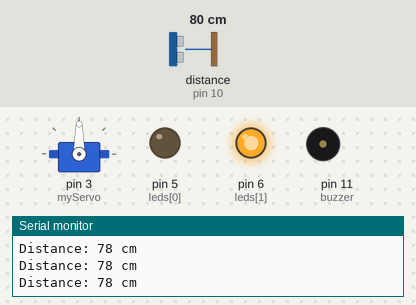
Bench run of a sketch on a simulated Arduino Uno, built with avr-gcc and run on an emulated ATmega328P. Parts: servo, output pins drawn as LEDs (lit = HIGH), buzzer (waves = sounding), the last lines printed to the serial monitor. Wiring (inferred from the names in the program): ultrasonic range finder: trigger pin 9; echo pin 10. Inputs (shaded band) come from the test bench; at power-on: distance to the obstacle (sensor on pin 10) 80 cm. The echo pulse lasts 58.3 µs per cm; pins used as bus, display or sensor lines are not drawn.

Above: at 1.3 s.
1.4 s: distance to the obstacle (sensor on pin 10) set to 17 cm
2.9 s: distance to the obstacle (sensor on pin 10) set to 13 cm
At 3.07 s:
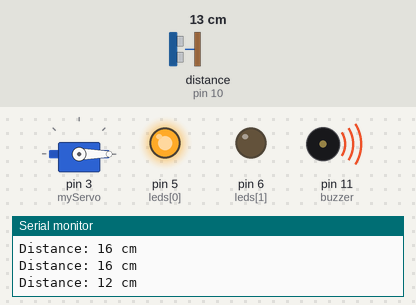
At 5.7 s:
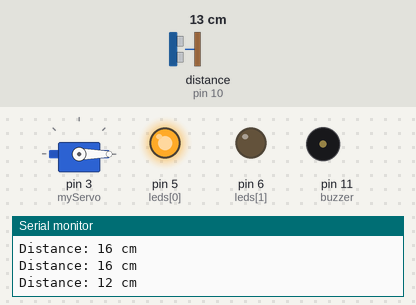
Timing chart, 0 to 11.9 s (numbered marks = the images above; inputs shaded):
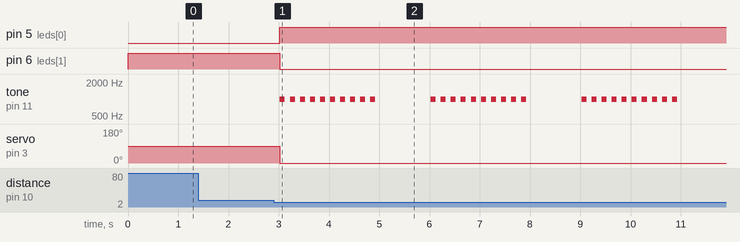

The sketch:

smart-barrier.ino
```cpp
#include <Servo.h>

#define trigPin 9
#define echoPin 10

int leds[2] = {5,6};  //Open LED is on pin 5, Closed is on pin 6.

const int buzzer = 11;

Servo myServo;

void setup() {
  Serial.begin(9600);

  pinMode(trigPin, OUTPUT);
  pinMode(echoPin, INPUT);

  myServo.attach(3);
  for (int i = 0; i < 2; i++){    //Define LED pins as output
    pinMode(leds[i], OUTPUT);
  }

  pinMode(buzzer, OUTPUT);
}

void loop() {
  digitalWrite(trigPin, LOW);
  delayMicroseconds(2);

  // send a 10us HIGH pulse to the trigger pin
  digitalWrite(trigPin, HIGH);
  delayMicroseconds(10);
  digitalWrite(trigPin, LOW);

  // Measure echo time
  long duration = pulseIn(echoPin, HIGH);

  // Convert duration to distance in cm assuming the speed of sound assumed to be 340m/s
  long distance = duration * 0.034 / 2;

  Serial.print("Distance: ");
  Serial.print(distance);
  Serial.println(" cm");

  //  Turn off all LEDs
  for (int i=0; i<2; i++) {
    digitalWrite(leds[i], LOW);
  }

  //Set gate flat
  myServo.write(90);

  if (distance > 14) {
    digitalWrite(leds[1], HIGH); // Farther than 14 cm set servo to close the barrier
    myServo.write(90);
  }
  else {
    digitalWrite(leds[0], HIGH); // Closer than 14 cm set servo to open the barrier
    myServo.write(0);

    //Buzzer tone
    for (int i=0; i<10; i++) {
        tone(buzzer, 1000);
        delay(100);
        noTone(buzzer);
        delay(100);
    }

    delay(500);
  }

  //Delay between readings
  delay(500);
}
```

Measured:
- the behaviour switches between 16 and 15 cm on distance to the obstacle (sensor on pin 10) (found by bisection; images 0 and 1)
- after the input at 2.9 s, pin 5 (leds[0]): LOW → HIGH after 0.12 s; pin 6 (leds[1]): HIGH → LOW after 0.12 s; tone on pin 11 (buzzer): silent → 1000 Hz after 0.12 s, then repeats every 3.0 s: 9 × (silent 0.10 s, 1000 Hz 0.10 s), silent 1.1 s, 1000 Hz 0.10 s; servo on pin 3 (myServo): 90° → 0° after 0.12 s
